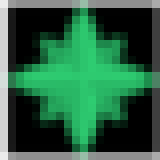
#> input picture resources/land/land/tile_71.png, 20 x 20 px (shown 8 times larger)
$ python gabung.py
#> lines starting #> are read from the running program, lines starting #| are printed output that depends on the picture
import cv2
import numpy as np

l_img = cv2.imread('Hijau muda.png', -1)
s_img = cv2.imread('tile_71.png',-1)
#> s_img is the input picture: shape (20, 20, 4); mean B, G, R, A 65.9, 96.4, 43.3, 97.9
x_offset = 0
y_offset = 0

y1, y2 = y_offset, y_offset + s_img.shape[0]
#> y1 = 0; y2 = 20
x1, x2 = x_offset, x_offset + s_img.shape[1]
#> x1 = 0; x2 = 20

alpha_s = s_img[:, :, 3] / 255.0
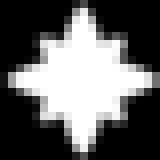
#> alpha_s: shape (20, 20) float64 (shown 8 times larger); min 0, max 1, mean 0.384
alpha_l = 1.0 - alpha_s
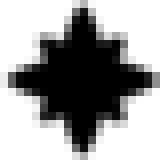
#> alpha_l: shape (20, 20) float64 (shown 8 times larger); min 0, max 1, mean 0.616

for c in range(0, 4):
    l_img[y1:y2, x1:x2, c] = (alpha_s * s_img[:, :, c] +
#> (the run stopped early here; a loop or call above may not have finished)
